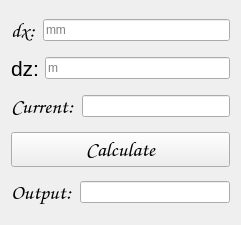
<?xml version="1.0" encoding="UTF-8"?>
<ui version="4.0">
 <class>Form</class>
 <widget class="QWidget" name="Form">
  <property name="geometry">
   <rect>
    <x>0</x>
    <y>0</y>
    <width>241</width>
    <height>225</height>
   </rect>
  </property>
  <property name="windowTitle">
   <string>Calculator</string>
  </property>
  <layout class="QVBoxLayout" name="verticalLayout">
   <item>
    <layout class="QHBoxLayout" name="horizontalLayout_dx">
     <item>
      <widget class="QLabel" name="dxLabel">
       <property name="font">
        <font>
         <family>Comic Sans MS</family>
         <pointsize>16</pointsize>
        </font>
       </property>
       <property name="text">
        <string>dx:</string>
       </property>
      </widget>
     </item>
     <item>
      <widget class="QLineEdit" name="dxLineEdit">
       <property name="placeholderText">
        <string>mm</string>
       </property>
      </widget>
     </item>
    </layout>
   </item>
   <item>
    <layout class="QHBoxLayout" name="horizontalLayout_dz">
     <item>
      <widget class="QLabel" name="dzLabel">
       <property name="font">
        <font>
         <pointsize>16</pointsize>
        </font>
       </property>
       <property name="text">
        <string>dz:</string>
       </property>
      </widget>
     </item>
     <item>
      <widget class="QLineEdit" name="dzLineEdit">
       <property name="placeholderText">
        <string>m</string>
       </property>
      </widget>
     </item>
    </layout>
   </item>
   <item>
    <layout class="QHBoxLayout" name="horizontalLayout_current">
     <item>
      <widget class="QLabel" name="currentLabel">
       <property name="font">
        <font>
         <family>Comic Sans MS</family>
         <pointsize>16</pointsize>
         <weight>50</weight>
         <bold>false</bold>
        </font>
       </property>
       <property name="text">
        <string>Current:</string>
       </property>
      </widget>
     </item>
     <item>
      <widget class="QLineEdit" name="currentLineEdit">
       <property name="placeholderText">
        <string/>
       </property>
      </widget>
     </item>
    </layout>
   </item>
   <item>
    <layout class="QHBoxLayout" name="horizontalLayout">
     <item>
      <widget class="QPushButton" name="calculateButton">
       <property name="font">
        <font>
         <family>Comic Sans MS</family>
         <pointsize>16</pointsize>
        </font>
       </property>
       <property name="text">
        <string>Calculate</string>
       </property>
      </widget>
     </item>
    </layout>
   </item>
   <item>
    <layout class="QHBoxLayout" name="horizontalLayout_output">
     <item>
      <widget class="QLabel" name="outputLabel">
       <property name="font">
        <font>
         <family>Comic Sans MS</family>
         <pointsize>16</pointsize>
        </font>
       </property>
       <property name="text">
        <string>Output:</string>
       </property>
      </widget>
     </item>
     <item>
      <widget class="QLineEdit" name="outputLineEdit">
       <property name="readOnly">
        <bool>true</bool>
       </property>
      </widget>
     </item>
    </layout>
   </item>
  </layout>
 </widget>
 <resources/>
 <connections/>
</ui>
